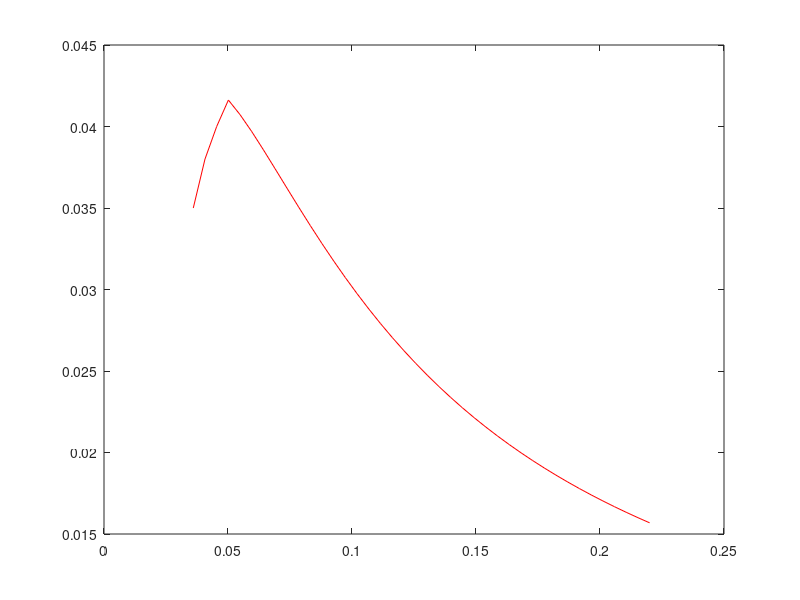

The MATLAB source for this figure:
%This code is to use blade element theory, together with optimum Cl, Cd and
%alpha values for an airfoil to optimise for a, find optimal chord length
%and twist angle.

%housekeeping
clear
clc

%Ask for inputs
%Design characteristics and testing parameters
B = 3;%input('Number of blades:');
R = 0.22;%input('Blade Radius:');
r0 = 0.036;%input('Blade starting radius:');
vwind = 12;%input('Wind speed:');
TSR = 4*pi/B;%input('TSR:');
omega = TSR*vwind/R; %Angular velocity

%Airfoil characteristics
alpha = 8.5;%input('Optimum alpha');
Cl = 1.431;%input('Optimum Cl');
Cd = 0.036;%input('Optimum Cd');
rho = 1.225; %density of air

%initialize blade sections (31)
dr=(r0:((R)-r0)/39:R); 

%start BEM algo to find a, chord and Cl over the span of the blade
for i =1:3
    difference1  = 2; %initialize difference
    %Intialize a and aprime
    a = 0;
    aprime = 0;
    while difference1 > 0.01
        r = dr(i);
        vtan = r * omega; %tangential velocity at that blade section
        phi = atan(((1-a)/(1+aprime))*(vwind/vtan)); %Calculating incident angle
        
        %calculating Cx and Cy
        Cx = Cl*sin(phi) - Cd*cos(phi);
        Cy = Cl*cos(phi) + Cd*sin(phi);
        
        %calculating tapered chord length c and solidity
        if i == 1
            c = 0.035;
        elseif i == 2
            c = 0.038;
        elseif i == 3
            c = 0.040;
        end
        sigma = c*B/(2*pi*r); %solidity
        
        %calculate tip loss factor F
        F = (2/pi)*acos(exp((-B/2)*((R-r)/(r*sin(phi)))));
        ac = 0.2; %initializing ac
        aprimedummy = ((4*F*sin(phi)*cos(phi))/(sigma*Cx))-1;
        aprimenew = 1/aprimedummy;
        if a <= 0.2
           anew = 1/(((4*F*sin(phi)^2)/(sigma*Cy))+1);
        elseif a > 0.2
            K = (4*F*sin(phi)^2)/(sigma*Cy);
            anew = 0.5*(2+K*(1-2*ac)-sqrt((K*(1-2*ac)+2)^(2)+4*(K*ac*ac-1)));
        end
        
        %calculating difference to solve for a
            difference1 = abs(a-anew);
            a = anew;
            aprime = aprimenew;
    end
    %inserting values into array
    dc(i) = c; %inserting chord length into array
    beta(i) = (phi*180/pi)-alpha; %inserting twist angle into array
    dCx(i) = Cx;
    dCy(i) = Cy;
    w(i) = sqrt(((1-a)*vwind)^2 + ((1+aprime)*vtan)^2);
    dUcalc(i) =  (vwind*(1-a)*omega*r*(1+aprime))/(sin(phi)*cos(phi));%value to multiply to calculate dU
    dTcalc(i) = ((vwind*(1-a))^2)/(sin(phi)^2); %value to multiply for each section to calculate dT
end
for i = 4:length(dr)
    difference1  = 2; %initialize difference
    %Intialize a and aprime
    a = 0;
    aprime = 0;
    while difference1 > 0.01
        r = dr(i);
        vtan = r * omega; %tangential velocity at that blade section
        phi = atan(((1-a)/(1+aprime))*(vwind/vtan)); %Calculating incident angle
        
        %calculating Cx and Cy
        Cx = Cl*sin(phi) - Cd*cos(phi);
        Cy = Cl*cos(phi) + Cd*sin(phi);
        
        %calculating chord length c and solidity
        c = (1/B)*(16*pi*r/Cl)*(sin((1/3)*atan(R/(TSR*r))))^2;
        sigma = c*B/(2*pi*r); %solidity
        
        %calculate tip loss factor F
        F = (2/pi)*acos(exp((-B/2)*((R-r)/(r*sin(phi)))));
        ac = 0.2; %initializing ac
        aprimedummy = ((4*F*sin(phi)*cos(phi))/(sigma*Cx))-1;
        aprimenew = 1/aprimedummy;
        if a <= 0.2
           anew = 1/(((4*F*sin(phi)^2)/(sigma*Cy))+1);
        elseif a > 0.2
            K = (4*F*sin(phi)^2)/(sigma*Cy);
            anew = 0.5*(2+K*(1-2*ac)-sqrt((K*(1-2*ac)+2)^(2)+4*(K*ac*ac-1)));
        end
        
        %calculating difference to solve for a
            difference1 = abs(a-anew);
            a = anew;
            aprime = aprimenew;
    end
    %inserting values into array
    dc(i) = c; %inserting chord length into array
    beta(i) = (phi*180/pi)-alpha; %inserting twist angle into array
    dCx(i) = Cx;
    dCy(i) = Cy;
    w(i) = sqrt(((1-a)*vwind)^2 + ((1+aprime)*vtan)^2);
    dUcalc(i) =  (vwind*(1-a)*omega*r*(1+aprime))/(sin(phi)*cos(phi));%value to multiply to calculate dU
    dTcalc(i) = ((vwind*(1-a))^2)/(sin(phi)^2); %value to multiply for each section to calculate dT

end

%calculating forces
dU = 0.5*rho.*dUcalc.*dc.*dCx; %Tangential (Vertical force)
dM = 0.5*rho.*dUcalc.*dc.*dCx.*dr; %Torque
dT = 0.5*rho.*dTcalc.*dc.*dCy; %Axial Force
plot(dr,dc,'r-');

Utotal = trapz(dr(1:39),dU(1:39));
Mtotal = trapz(dr(1:39),dM(1:39));
Ttotal = trapz(dr(1:39),dT(1:39));
Ptotal = (omega*B)*trapz(dr(1:39),dU(1:39));
Cp = (0.5*rho*(pi*R^2)*vwind^3)/Ptotal;